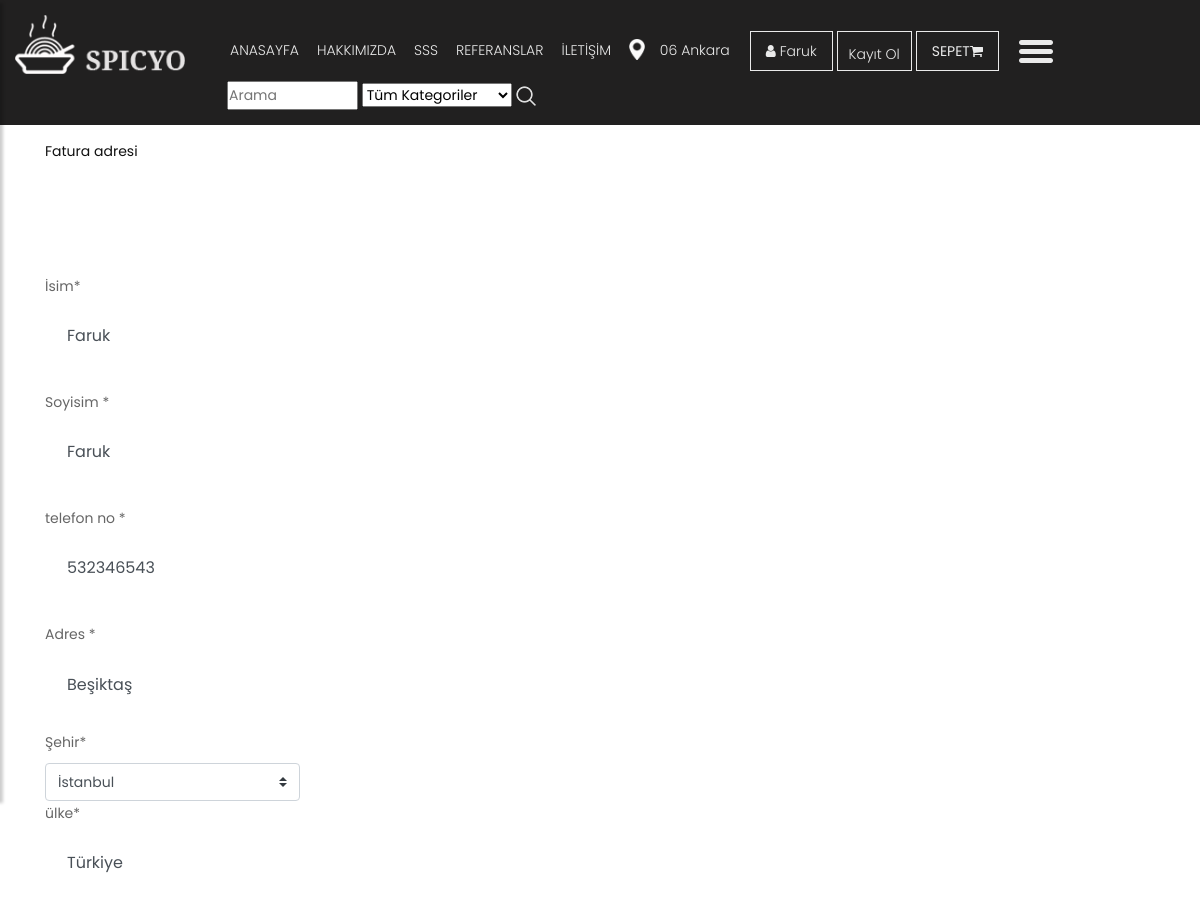
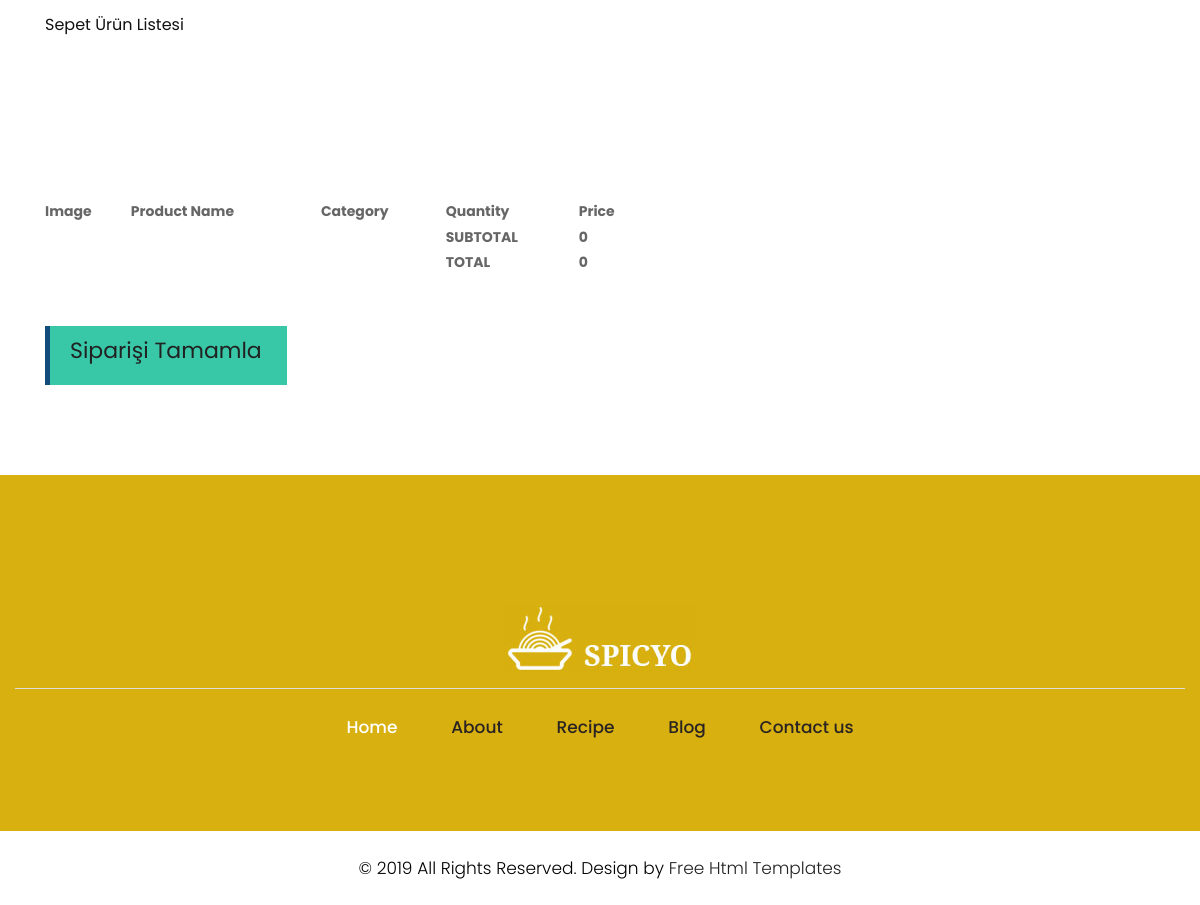
The app's page /order/orderproduct/ (signed in) with its own data (2 pictures, top to bottom).
### home/models.py (models this page shows, shortened)
class UserProfile(models.Model):
    user = models.OneToOneField(User, on_delete=models.CASCADE)
    phone = models.CharField(blank=True, max_length=20)
    address = models.CharField(max_length=150)
    city = models.CharField(blank=True, max_length=20)
    country = models.CharField(blank=True, max_length=20)
    image = models.ImageField(blank=True, upload_to='images/users/')
    def image_tag(self):
        return mark_safe('<img src="{}" height="50"/>'.format(self.image.url))
    image_tag.short_description = 'Image'

### order/views.py (the view, shortened to what this page needs)
# urls.py: path('orderproduct/', views.orderproduct, name='orderproduct'),
@login_required(login_url='/login')
def orderproduct(request):
    catagory = Catagory.objects.all()
    current_user = request.user
    shopcart = ShopCart.objects.filter(user_id=current_user.id)
    total = 0
    for rs in shopcart:
        total += rs.product.price * rs.quantity
    form = OrderForm()
    profile = UserProfile.objects.get(user_id=current_user.id)
    context = {'shopcart': shopcart,
               'catagory': catagory,
               'total': total,
               'profile': profile,
               'form': form,
               }
    return render(request, 'Order_Form.html', context)

### order/models.py
class OrderForm(ModelForm):
    class Meta:
        model = Order
        fields = ['first_name', 'last_name', 'address', 'phone', 'city', 'country']

### order/templates/Order_Form.html (shortened to what this page needs)
{% extends 'homebase.html' %}
{% block content %}
    <div id="breadcrumb">
        <div class="container">
            <ul class="breadcrumb">
                <li><a href="/">Anasayfa</a></li>
                <li class="active">Sipariş Formu</li>
            </ul>
        </div>
    </div>
    <div class="section">
        <div class="container">
            <div class="row">
                <form action="" method="post">
                    <div class="col-12 col-md-3">
                        <br/><br/><br/>
                            <h5>Fatura adresi</h5>
                        <br/><br/><br/><br/>
                        <div class="row">
                            <div class="col-md-12">
                                <label for="first_name">İsim<span>*</span></label>
                                <input type="text" class="form-control" name="first_name" value="{{user.first_name}}" >
                            </div>
                            <div class="col-md-12">
                                <label for="last_name">Soyisim <span>*</span></label>
                                <input type="text" class="form-control" name="last_name"  value="{{user.last_name}}" >
                            </div>
                            <div class="col-12">
                                <label for="phone_number">telefon no <span>*</span></label>
                                <input type="text" class="form-control" name="phone" min="0" value="{{ profile.phone}}">
                            </div>
                            <div class="col-12">
                                <label for="street_address">Adres <span>*</span></label>
                                <input type="text" class="form-control mb-3" name="address" value="{{profile.address}}">
                            </div>
                            <div class="col-12">
                                <label for="city">Şehir<span>*</span></label>
                                <select class="custom-select d-block w-100" name ="city">
                                    <option value="{{profile.city }}" seçilen>{{ profile.city }}</option>
                                </select>
                            </div>
                            <div class="col-12">
                                <label for="country">ülke<span>*</span></label>
                                <input type="text" class="form-control" name="country" value="{{profile.country}}">
                            </div>
                        </div>
                    </div>
                    <div class="col-12 col-md-4">
                        <h4>Sepet Ürün Listesi</h4>
                        <table cellpadding="2" width="600">
                            <br/><br/><br/>
                            <tr>
                                <th>Image</th>
                                <th>Product Name</th>
                                <th>Category</th>
                                <th>Quantity</th>
                                <th>Price</th>
                            </tr>
                            <br/><br/><br/>
                            <tfoot>
                            <tr>
                                <th class="empty-form" colspan="3"></th>
                                <th>SUBTOTAL</th>
                                <th aria-colspan="2" class="total">{{ total }}</th>
                            </tr>
                            <tr>
                                <th class="empty-form" colspan="3"></th>
                                <th>TOTAL</th>
                                <th aria-colspan="2">{{ total }}</th>
                            </tr>
                            </tfoot>
                        </table>
                        <br/><br/>
                        <button type="submit" class="main_bt"><h2 style="color:yellow;"><a href="/order/orderproduct"> Siparişi Tamamla</a></h2></button>
                    </div>
                </form>
            </div>
        </div>
    </div>
{% endblock %}

### home/templates/header.html (shortened to what this page needs)
{% load static %}
{% load mptt_tags %}
    <header>
        <div class="container-fluid">
            <div class="row">
                <div class="col-lg-2 col-md-2">
                    <div class="full">
                          <a class="logo" href="/anasayfa"><img src="{% static 'images/logo.png'%}" alt="#" /></a>
                    </div>
                    <div class="header-search" style="padding: 10px">
                    </div>
                </div>
                <div class="col-md-9">
                    <div class="full">
                        <div class="right_header_info">
                            <ul>
                                <li class="dinone" style="padding: 3px"><a href="/">ANASAYFA</a></li>
                                <li class="dinone" style="padding: 3px"><a href="/hakkimizda">HAKKIMIZDA</a></li>
                                <li class="dinone" style="padding: 3px"><a href="/sss">SSS</a></li>
                                <li class="dinone" style="padding: 3px"><a href="/referanslar">REFERANSLAR</a></li>
                                <li class="dinone" style="padding: 3px"><a href="/iletisim">İLETİŞİM</a></li>
                                <li class="dinone" style="padding: 3px"><img style="margin-right: 15px;height: 21px;position: relative;top: -2px;" src="{% static 'images/location_icon.png'%}" alt="#"><a href="#">06 Ankara</a></li>
                                <li class="button_user" style="padding: 3px">
                                    <div class="ht-right">
                                        {% if user.id is not None %}
                                        <a href="/user" class="login-panel" id="navbarDropdownMenuLink" data-toggle="dropdown" aria-haspopup="true" aria-expanded="false"><i class="fa fa-user"></i>
                                                {{ user.first_name }}
                                                <b class="caret"></b></a>
                                        {% else %}
                                         <a href="/login" class="button active"><i class="fa fa-user"></i> Giriş</a>
                                        {% endif %}
                                        <a class="button" style="padding: 3px" href="/signup">Kayıt Ol</a>
                                        <a href="/shopcart/">
                                            <strong class="text-uppercase"> Sepet</strong><i class="fa fa-shopping-cart">
                                        </i></a>
                                    </div>
                                <li><button type="button" style="padding: 3px" id="sidebarCollapse"><img src="{% static 'images/menu_icon.png'%}" alt="#"></button></li>
                                <li>
                                    <form action="/search/" method="post">
                                        <input id="query" name="query" class="search-query span2" type="text" size="8px" width="1px" placeholder="Arama">
                                        <select name="catid" class="input search-input" style="width: 150px;">
                                            <option value="0">Tüm Kategoriler</option>
                                        </select>
                                        <button class="icon-search" style="background: transparent">
                                            <img style="margin-right: 5px;" src="{% static 'images/search_icon.png'%}" alt="#">
                                        </button>
                                    </form>
                                </li>
                            </ul>
                        </div>
                    </div>
                </div>
            </div>
        </div>
    </header>

### home/static/css/style.css (style rules this page uses)
body { color: #666666; font-size: 14px; font-family: 'poppins', sans-serif; line-height: 1.80857; font-weight: normal; }
a { color: #1f1f1f; text-decoration: none !important; outline: none !important; -webkit-transition: all .3s ease-in-out; -moz-transition: all .3s ease-in-out; -ms-transition: all .3s ease-in-out; -o-transition: all .3s ease-in-out; transition: all .3s ease-in-out; }
h1, h2, h3, h4, h5, h6 { letter-spacing: 0; font-weight: normal; position: relative; padding: 0 0 10px 0; font-weight: normal; line-height: normal; color: #111111; margin: 0 }
h2 { font-size: 22px }
h4 { font-size: 16px }
h5 { font-size: 14px }
*, *::after, *::before { -webkit-box-sizing: border-box; -moz-box-sizing: border-box; box-sizing: border-box; }
h1 a, h2 a, h3 a, h4 a, h5 a, h6 a { color: #212121; text-decoration: none!important; opacity: 1 }
ul, li, ol { margin: 0px; padding: 0px; list-style: none; }
a { color: #222222; text-decoration: none; outline: none !important; }
a, .btn { text-decoration: none !important; outline: none !important; -webkit-transition: all .3s ease-in-out; -moz-transition: all .3s ease-in-out; -ms-transition: all .3s ease-in-out; -o-transition: all .3s ease-in-out; transition: all .3s ease-in-out; }
img { max-width: 100%; height: auto; }
button { border: 0; margin: 0; padding: 0; cursor: pointer; }
.full { float: left; width: 100%; }
.full { width: 100%; float: left; margin: 0; padding: 0; }
.main_bt { background: #38c8a8; color: #fff; padding: 8px 25px 8px 20px; float: left; font-size: 15px; font-weight: 300; border-left: solid #114c7d 5px; border-radius: 0; }
header { min-height: 90px; background: #212020; padding: 15px 0; position: fixed; width: 100%; top: 0; left: 0; z-index: 998; }
header .container-fluid { max-width: 1850px; }
.right_header_info { width: 100%; float: left; padding: 20px 0 0; }
.right_header_info ul { list-style: none; padding: 0; margin: 0; float: right; }
.right_header_info ul li { display: inline; font-size: 16px; margin-left: 45px; color: #eaeaea; font-weight: 400; float: left; }
.right_header_info ul li a { color: #eaeaea; font-weight: 300; }
.button_user a { float: left; min-width: 75px; height: 35px; text-align: center; line-height: 35px; position: relative; top: -3px; padding: 0 15px; margin: 0 2px; }
.button_user a { float: left; min-width: 75px; height: 40px; text-align: center; line-height: 38px; position: relative; top: -7px; padding: 0 15px; margin: 0 2px; border: solid #eaeaea 1px; }
#sidebarCollapse { background: transparent; }
.form-control { border: #fff solid 2px; border-radius: inherit; margin-bottom: 25px; padding: 15px 20px; font-family: poppins; }
#sidebarCollapse { background: transparent; padding: 0; border: none; }
* { margin: 0; padding: 0; }

### home/static/css/responsive.css (style rules this page uses)
@media (min-width: 1200px) and (max-width: 1500px) { .right_header_info ul li { font-size: 14px; margin-left: 12px; } }

### records on screen
UserProfile: phone "532346543", address "Beşiktaş", city "İstanbul", country "Türkiye"

### other values on screen
{{ user.first_name }} "Faruk"
{{ total }} "0"
